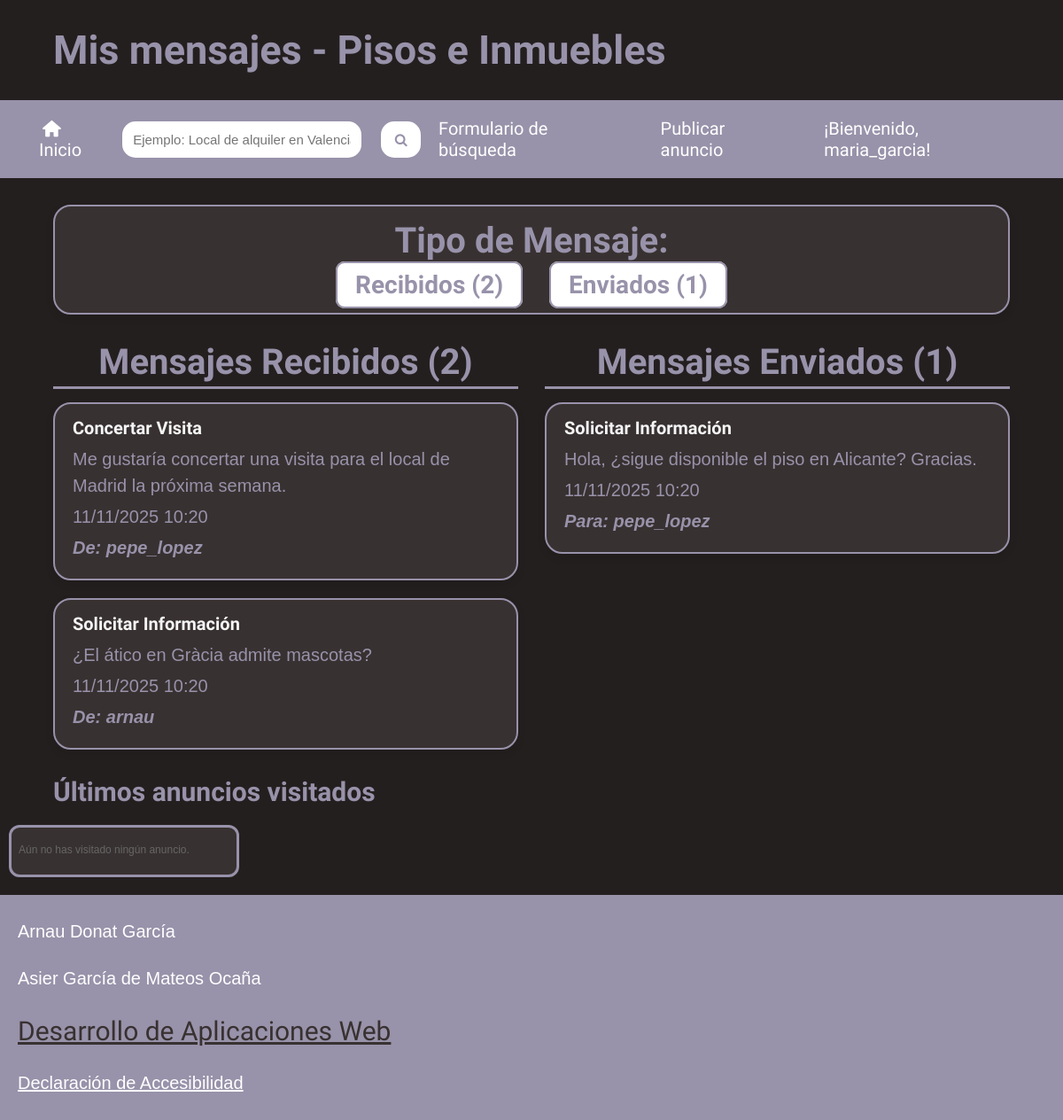
The app's page /userMensajes.php (signed in), older data.
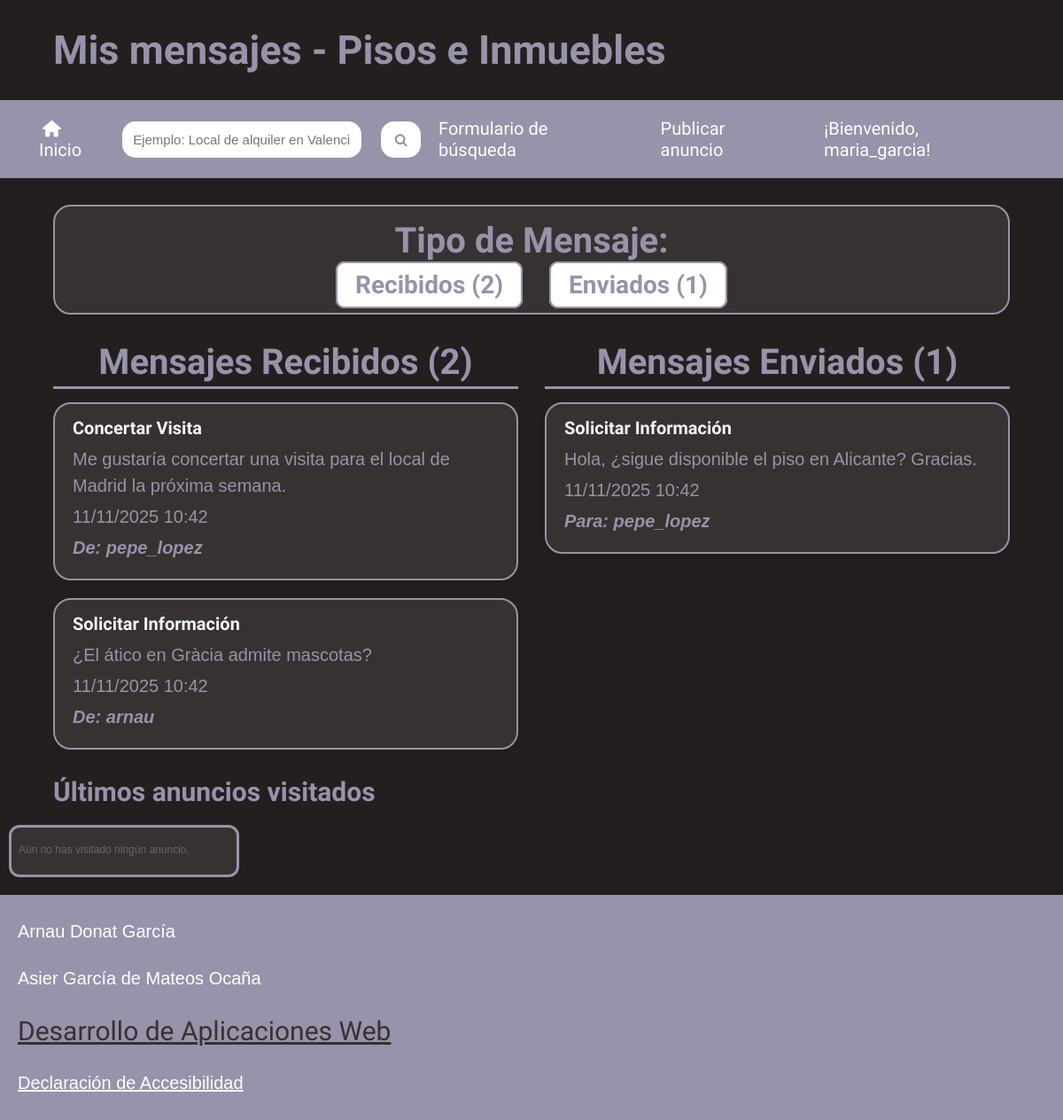
The same page, newer data.
### tables this page shows
CREATE TABLE `mensajes` (
  `IdMensaje` int(11) NOT NULL,
  `TMensaje` smallint(6) NOT NULL,
  `Texto` varchar(4000) NOT NULL,
  `Anuncio` int(11) NOT NULL,
  `UsuOrigen` int(11) NOT NULL,
  `UsuDestino` int(11) NOT NULL,
  `FRegistro` timestamp NOT NULL DEFAULT current_timestamp()
);

CREATE TABLE `tiposmensajes` (
  `IdTMensaje` smallint(6) NOT NULL,
  `NomTMensaje` varchar(255) NOT NULL
);

CREATE TABLE `usuarios` (
  `IdUsuario` int(11) NOT NULL,
  `NomUsuario` varchar(15) NOT NULL,
  `Clave` varchar(15) NOT NULL,
  `Email` varchar(254) NOT NULL,
  `Sexo` smallint(6) NOT NULL,
  `FNacimiento` date NOT NULL,
  `Ciudad` varchar(255) NOT NULL,
  `Pais` int(11) NOT NULL,
  `Foto` varchar(255) DEFAULT NULL,
  `FRegistro` timestamp NOT NULL DEFAULT current_timestamp(),
  `Estilo` int(11) NOT NULL
);

### userMensajes.php (the view, shortened to what this page needs)
<?php
    $userId = $_SESSION['user_id'];
    $config = parse_ini_file('config.ini');
    @$mysqli = new mysqli($config['Server'], $config['User'], $config['Password'], $config['Database']);
    $mensajesRecibidos = [];
    $sqlRecibidos = "SELECT M.Texto, M.FRegistro, TM.NomTMensaje, U_Origen.NomUsuario
                     FROM MENSAJES M
                     JOIN TIPOSMENSAJES TM ON M.TMensaje = TM.IdTMensaje
                     JOIN USUARIOS U_Origen ON M.UsuOrigen = U_Origen.IdUsuario
                     WHERE M.UsuDestino = ?
                     ORDER BY M.FRegistro DESC";
    if ($stmt = $mysqli->prepare($sqlRecibidos)) {
        $stmt->bind_param("i", $userId);
        $stmt->execute();
        $resRecibidos = $stmt->get_result();
        while ($row = $resRecibidos->fetch_assoc()) {
            $mensajesRecibidos[] = $row;
        }
        $totalRecibidos = $resRecibidos->num_rows;
    } else {
        die("Error en la consulta de mensajes recibidos: " . $mysqli->error);
    }
    $mensajesEnviados = [];
    $sqlEnviados = "SELECT M.Texto, M.FRegistro, TM.NomTMensaje, U_Destino.NomUsuario
                    FROM MENSAJES M
                    JOIN TIPOSMENSAJES TM ON M.TMensaje = TM.IdTMensaje
                    JOIN USUARIOS U_Destino ON M.UsuDestino = U_Destino.IdUsuario
                    WHERE M.UsuOrigen = ?
                    ORDER BY M.FRegistro DESC";
    if ($stmt = $mysqli->prepare($sqlEnviados)) {
        $stmt->bind_param("i", $userId);
        $stmt->execute();
        $resEnviados = $stmt->get_result();
        while ($row = $resEnviados->fetch_assoc()) {
            $mensajesEnviados[] = $row;
        }
        $totalEnviados = $resEnviados->num_rows;
    } else {
        die("Error en la consulta de mensajes enviados: " . $mysqli->error);
    }
    require 'cabecera.php';
?>
        <section id="usuarioMensaje">
            <section id="menuTipoMensaje">
                <h2>Tipo de Mensaje:</h2>
                <ul>
                    <li><a href="#mensajesIn">Recibidos (<?php echo $totalRecibidos; ?>)</a></li>
                    <li><a href="#mensajesOut">Enviados (<?php echo $totalEnviados; ?>)</a></li>
                </ul>
            </section>
            <section id="mensajesIn" class="tipomensajes">
                <h2>Mensajes Recibidos (<?php echo $totalRecibidos; ?>)</h2>
                <?php if ($totalRecibidos == 0): ?>
                    <p>No tienes mensajes recibidos.</p>
                <?php else: ?>
                    <ul>
                        <?php foreach ($mensajesRecibidos as $msg): ?>
                        <li>
                            <article>
                                <h3 id="tipoMensaje"><?php echo htmlspecialchars($msg['NomTMensaje']); ?></h3>
                                <p class="content"><?php echo htmlspecialchars($msg['Texto']); ?></p>
                                <p><time datetime="<?php echo $msg['FRegistro']; ?>">
                                    <?php echo date("d/m/Y H:i", strtotime($msg['FRegistro'])); ?>
                                </time></p>
                                <p class="usuarioDelMensaje">De: <strong><?php echo htmlspecialchars($msg['NomUsuario']); ?></strong></p>
                            </article>
                        </li>
                        <?php endforeach; ?>
                    </ul>
                <?php endif; ?>
            </section>
            <section id="mensajesOut" class="tipomensajes">
                <h2>Mensajes Enviados (<?php echo $totalEnviados; ?>)</h2>
                <?php if ($totalEnviados == 0): ?>
                    <p>No has enviado ningún mensaje.</p>
                <?php else: ?>
                    <ul>
                        <?php foreach ($mensajesEnviados as $msg): ?>
                        <li>
                            <article>
                                <h3 id="tipoMensaje"><?php echo htmlspecialchars($msg['NomTMensaje']); ?></h3>
                                <p class="content"><?php echo htmlspecialchars($msg['Texto']); ?></p>
                                <p><time datetime="<?php echo $msg['FRegistro']; ?>">
                                    <?php echo date("d/m/Y H:i", strtotime($msg['FRegistro'])); ?>
                                </time></p>
                                <p class="usuarioDelMensaje">Para: <strong><?php echo htmlspecialchars($msg['NomUsuario']); ?></strong></p>
                            </article>
                        </li>
                        <?php endforeach; ?>
                    </ul>
                <?php endif; ?>
            </section>
        </section>
<?php
    require 'pie.php';
?>

Row changes from the older to the newer data that the page shows:
changed mensajes "Me gustaría concertar una visita para el local de Madrid la próxima semana.": FRegistro "11/11/2025 10:20" → "11/11/2025 10:42"
changed mensajes "¿El ático en Gràcia admite mascotas?": FRegistro "11/11/2025 10:20" → "11/11/2025 10:42"
changed mensajes "Hola, ¿sigue disponible el piso en Alicante? Gracias.": FRegistro "11/11/2025 10:20" → "11/11/2025 10:42"
